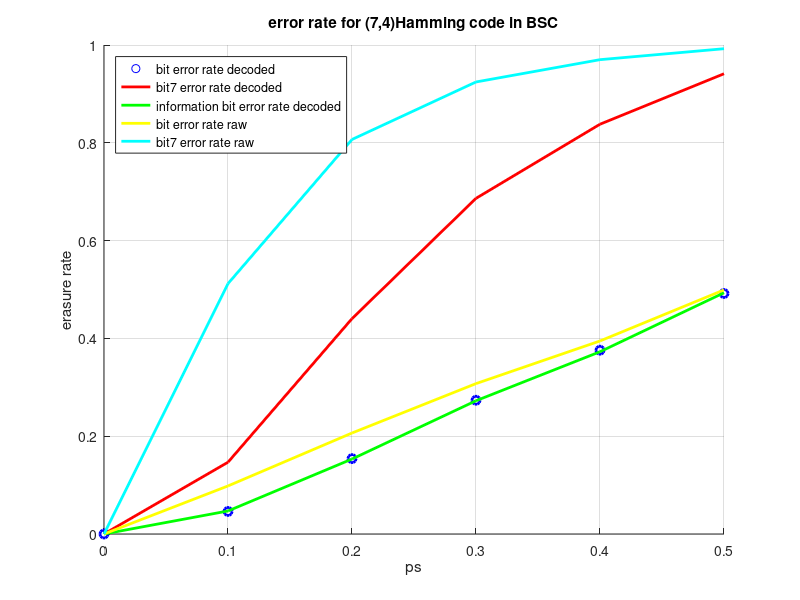

Write MATLAB code to recreate this figure.
%   (7; 4) Hamming code over BEC
%
%
%    Autor: WANG Yuqing
%    Last Modify:2021.11.23
%    Runtime:MATLAB(R) 2016a

clc,clear,close all



G=[1,0,0,1,0,1,1;
   0,1,0,1,0,1,0;
   0,0,1,1,0,0,1;
   0,0,0,0,1,1,1];

H=[1,1,1,1,0,0,0;
   1,1,0,0,1,1,0;
   1,0,1,0,1,0,1];
HT=H';

%You can modify the number of the sample here
no_of_samples = 1e4;

%generate transmit signals +1/-1 randomly
Tx_signal = sign(randn(no_of_samples,1));

for i = 1:no_of_samples
    if Tx_signal(i) == -1
        Tx_signal(i)=0;
    end
end

Encode = zeros(no_of_samples/4,7);

for i=1:no_of_samples/4
    temp1 = [Tx_signal((i-1)*4+1),Tx_signal((i-1)*4+2),Tx_signal((i-1)*4+3),Tx_signal((i-1)*4+4)];
    Encode(i,:) = temp1*G;
end

Encode = mod(Encode,2);


Encode_information_bits = [Encode(:,1),Encode(:,2),Encode(:,3),Encode(:,5)];
p=0:0.1:0.5;
[m,n]=size(p);
bit_error_rate_decoded = zeros(1,n);
information_bit_error_rate_decoded = zeros(1,n);
bit7_error_rate_decoded = zeros(1,n);



for a=1:n
    Rx_signal = Encode; 
    p_s=p(a);
    BEC = sign(rand(no_of_samples/4,7)-p_s);

    %pass all bits to AWGN channel

    for i = 1:no_of_samples/4
        for j = 1:7
            if BEC(i,j) == -1  %no change of state
                    Rx_signal(i,j) = 2 ;         
            end
        end
    end
    
    %calculate the raw bit error rate
    no_error_bit_raw = 0;
    for i=1:no_of_samples/4
        for j=1:7
            if Rx_signal(i,j) == 2
                no_error_bit_raw = no_error_bit_raw+1;
            end
        end
    end

    bit_error_rate_raw(a) = no_error_bit_raw/((no_of_samples/4)*7);
    
    %calculate the raw block code error rate
    no_error_7bit_raw = 0;
    for i=1:no_of_samples/4
        temp1 = Rx_signal(i,:);
        for j=1:7     
            if temp1(j) == 2
                 no_error_7bit_raw = no_error_7bit_raw+1;
                 break
            end
        end
    end
    
    bit7_error_rate_raw(a) = no_error_7bit_raw/(no_of_samples/4);
    
    % find the erased bit and correct
    Rx_signal_change = Rx_signal;
    no_erase_bit = 0;
    row_1error = [];
    for i=1:no_of_samples/4
        no_erase_bit = 0;
        for j=1:7
            if Rx_signal_change(i,j) == 2
                no_erase_bit = no_erase_bit+1;
            end
        end
        if no_erase_bit == 1
            row_1error = [row_1error,i];
            for j=1:7
                if Rx_signal_change(i,j) == 2
                    Rx_signal_change(i,j) = 1;
                end
            end
        end
    end
   
    [M,N] = size(row_1error);
    Decode = Rx_signal_change;
            
    for i=1:N
    
        Error_Syndrome = [];
        
        temp1 = Decode(row_1error(i),:);
        Error_Syndrome = temp1*HT;
        

        Error_Syndrome = mod(Error_Syndrome,2);
        Error_Syndrome = num2str(Error_Syndrome);

        %find the error bit's location

           
        temp1 = Error_Syndrome;
        loc_wrong_bit = 8 - bin2dec(temp1);
        if loc_wrong_bit==8
            loc_wrong_bit = 0;
        end
        

        %correct the error
 
        

            if loc_wrong_bit ~= 0
                if Decode(row_1error(i),loc_wrong_bit) == 1
                    Decode(row_1error(i),loc_wrong_bit) = 0;
                else
                    Decode(row_1error(i),loc_wrong_bit) = 1;
                end
            end
        
        
    end

    Decode_information_bits = [Decode(:,1),Decode(:,2),Decode(:,3),Decode(:,5)];

%calculate the bit_error_rate
    no_error_bit_decoded = 0;
    for i=1:no_of_samples/4
        for j=1:7
            if Decode(i,j) == 2
                no_error_bit_decoded = no_error_bit_decoded+1;
            end
        end
    end

    bit_error_rate_decoded(a) = no_error_bit_decoded/((no_of_samples/4)*7);

     %calculate the 7bit_error_rate
    no_error_7bit = 0;
    for i=1:no_of_samples/4
        temp1 = Decode(i,:);
        for j=1:7     
            if temp1(j) == 2
                 no_error_7bit = no_error_7bit+1;
                 break
            end
        end
    end

    bit7_error_rate_decoded(a) = no_error_7bit/(no_of_samples/4);

    %calculate the information bit_error_rate
    information_bit_error_decoded = 0;
    for i=1:no_of_samples/4
        for j=1:4
            if Decode_information_bits(i,j) == 2
                information_bit_error_decoded = information_bit_error_decoded+1;
            end
        end
    end
    information_bit_error_rate_decoded(a) = information_bit_error_decoded/no_of_samples;
end


figure
scatter(p,bit_error_rate_decoded,'b','LineWidth',2)
xlabel('ps'),ylabel('erasure rate'),title('error rate for (7,4)Hamming code in BSC')
hold on
plot(p,bit7_error_rate_decoded,'r','LineWidth',2)
plot(p,information_bit_error_rate_decoded,'g','LineWidth',2)
plot(p,bit_error_rate_raw,'y','LineWidth',2)
plot(p,bit7_error_rate_raw,'c','LineWidth',2)
legend('bit error rate decoded','bit7 error rate decoded','information bit error rate decoded','bit error rate raw','bit7 error rate raw','Location','NorthWest')
grid

%   end
